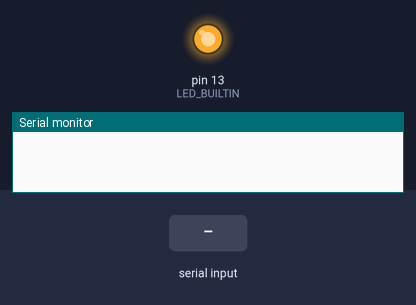
A sketch run on a simulated Arduino Uno, built with avr-gcc and run on an emulated ATmega328P. On the bench: output pins drawn as LEDs (lit = HIGH), the last lines printed to the serial monitor. Inputs (shaded band) come from the test bench.

Above: at 1.2 s.
1.3 s: byte 254 (254) received over Serial
At 1.8 s:
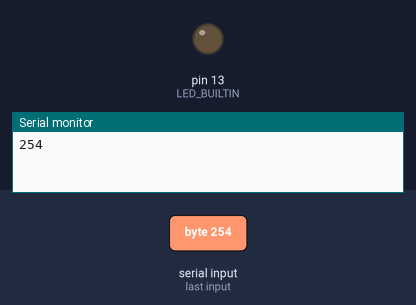
Timing chart, 0 to 4.3 s (numbered marks = the images above; inputs shaded):
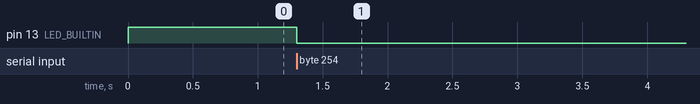

The sketch:

red_from_python.ino
```cpp
void setup() {
  Serial.begin(115200);
   pinMode(LED_BUILTIN, OUTPUT);
   digitalWrite(LED_BUILTIN, HIGH);
}
void loop() {
  if(Serial.available() > 0) {
    int data = Serial.read();
    //char str[2];
    //str[0] = data;
    //str[1] = '\0';
    if(data==254){
            digitalWrite(LED_BUILTIN, LOW);
      }
    Serial.println(data);
  }
}
```

Measured:
- after the input at 1.3 s, pin 13 (LED_BUILTIN): HIGH → LOW at once
